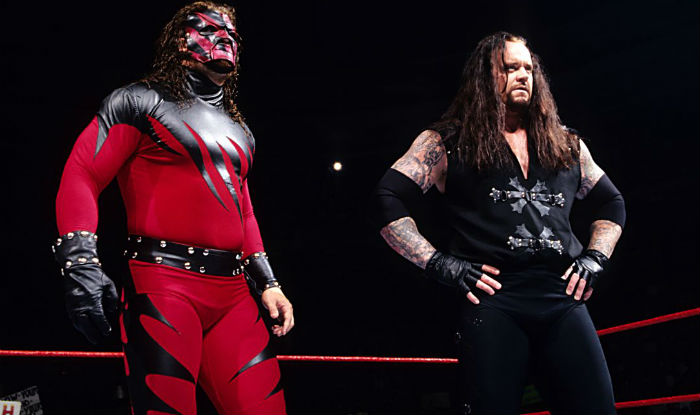
#> input picture kaneandundertaker.jpg, 700 x 415 px
$ python 43_combine_images.py
#> lines starting #> are read from the running program, lines starting #| are printed output that depends on the picture
from PIL import Image

kaneandundertaker = Image.open("kaneandundertaker.jpg")
#> kaneandundertaker is the input picture: PIL image 700x415 RGB; mean R, G, B 39.1, 17.6, 24.8
dx = Image.open("dx.jpg")
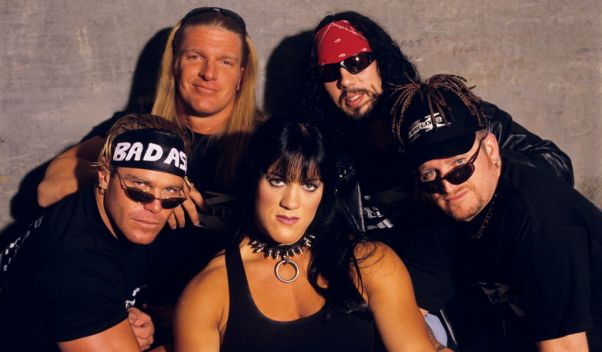
#> input picture dx.jpg, 602 x 352 px
#> dx is the input picture: PIL image 602x352 RGB; mean R, G, B 81.8, 59.3, 59.3

area = (0, 0, 602, 352)
kaneandundertaker.paste(dx, area)
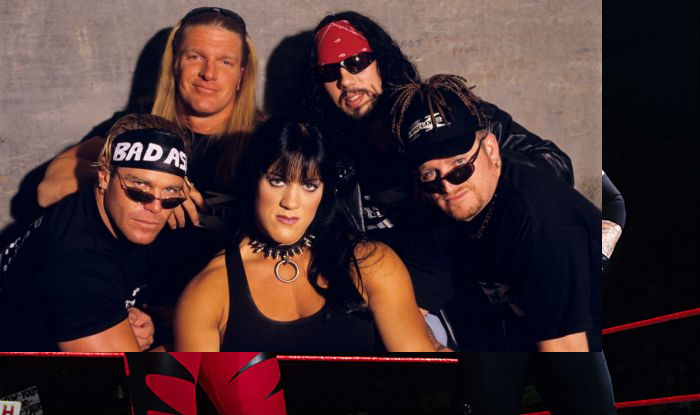
#> kaneandundertaker: PIL image 700x415 RGB; mean R, G, B 66.2, 45.5, 47.2
kaneandundertaker.show()
